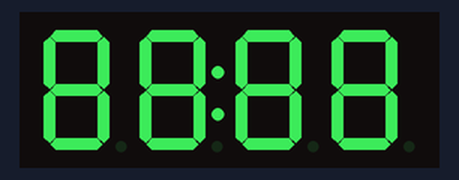
This program was run on a simulated Raspberry Pi (BCM pin numbers). On the bench: 4-digit seven-segment display. What the program prints to the terminal is not drawn. At 20.0 s the program stops and its outputs stay as they are.

Above: at 0.1 s.
At 6.1 s:
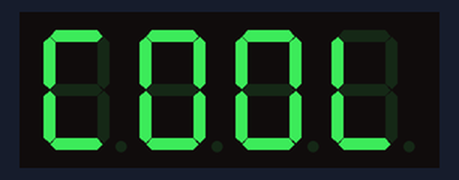
At 8.1 s:
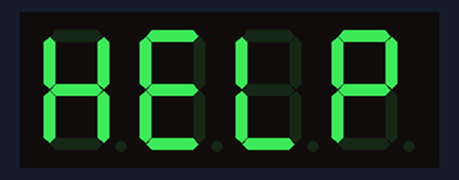
At 10.1 s:
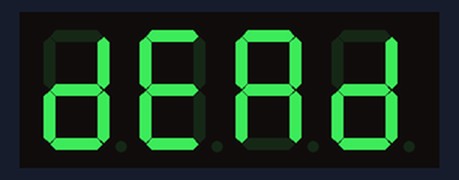
At 12.1 s:
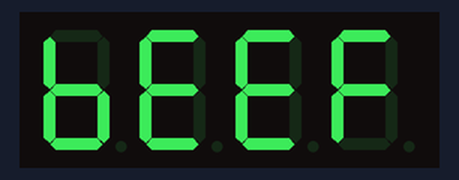
At 18.1 s:
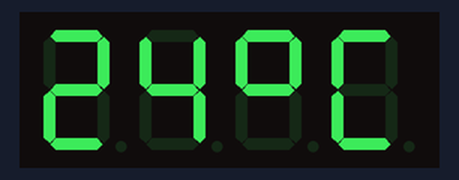

The program:

tm1637-demo.py
```python
import tm1637
import time

DIO = 24
CLK = 23

print("TM 1637 test - begin")

tm = tm1637.TM1637(clk=CLK, dio=DIO)

tm.brightness(1)

# all LEDS on "88:88"
tm.write([127, 255, 127, 127])
time.sleep(2)

# all LEDS off
tm.write([0, 0, 0, 0])
time.sleep(2)

# show "0123"
tm.write([63, 6, 91, 79])
time.sleep(2)

# show "COOL"
tm.write([0b00111001, 0b00111111, 0b00111111, 0b00111000])
time.sleep(2)

# show "HELP"
tm.show('help')
time.sleep(2)

# display "dEAd", "bEEF"
tm.hex(0xdead)
time.sleep(2)

tm.hex(0xbeef)
time.sleep(2)

# show "12:59"
tm.numbers(12, 59)
time.sleep(2)

# show "-123"
tm.number(-123)
time.sleep(2)

# show temperature '24*C'
tm.temperature(24)
time.sleep(2)

print("TM 1637 test - end")
```

Measured:
- what the display in image 1 shows lasts 2.0 s, from 6.0 s to 8.0 s
